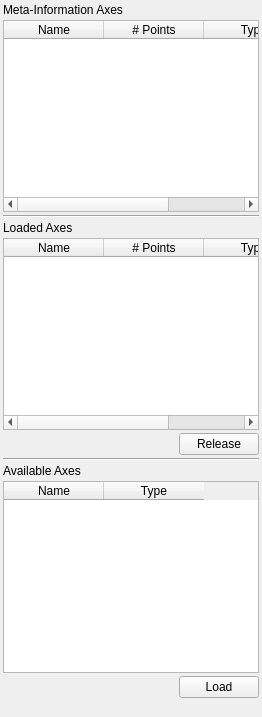
     <widget class="QWidget" name="cacheTab" >
      <attribute name="title" >
       <string>Cache</string>
      </attribute>
      <layout class="QVBoxLayout" >
       <property name="spacing" >
        <number>3</number>
       </property>
       <property name="leftMargin" >
        <number>3</number>
       </property>
       <property name="topMargin" >
        <number>3</number>
       </property>
       <property name="rightMargin" >
        <number>3</number>
       </property>
       <property name="bottomMargin" >
        <number>3</number>
       </property>
       <item>
        <widget class="QLabel" name="cacheMetaLabel" >
         <property name="text" >
          <string>Meta-Information Axes</string>
         </property>
         <property name="textFormat" >
          <enum>Qt::RichText</enum>
         </property>
        </widget>
       </item>
       <item>
        <widget class="QTableWidget" name="cacheMetaTable" >
         <property name="sizePolicy" >
          <sizepolicy vsizetype="Expanding" hsizetype="MinimumExpanding" >
           <horstretch>0</horstretch>
           <verstretch>0</verstretch>
          </sizepolicy>
         </property>
         <property name="alternatingRowColors" >
          <bool>true</bool>
         </property>
         <property name="selectionBehavior" >
          <enum>QAbstractItemView::SelectRows</enum>
         </property>
         <column>
          <property name="text" >
           <string>Name</string>
          </property>
         </column>
         <column>
          <property name="text" >
           <string># Points</string>
          </property>
         </column>
         <column>
          <property name="text" >
           <string>Type</string>
          </property>
         </column>
        </widget>
       </item>
       <item>
        <widget class="Line" name="line" >
         <property name="orientation" >
          <enum>Qt::Horizontal</enum>
         </property>
        </widget>
       </item>
       <item>
        <widget class="QLabel" name="cacheLoadedLabel" >
         <property name="text" >
          <string>Loaded Axes</string>
         </property>
         <property name="textFormat" >
          <enum>Qt::RichText</enum>
         </property>
        </widget>
       </item>
       <item>
        <widget class="QTableWidget" name="cacheLoadedTable" >
         <property name="sizePolicy" >
          <sizepolicy vsizetype="Expanding" hsizetype="MinimumExpanding" >
           <horstretch>0</horstretch>
           <verstretch>0</verstretch>
          </sizepolicy>
         </property>
         <property name="alternatingRowColors" >
          <bool>true</bool>
         </property>
         <property name="selectionBehavior" >
          <enum>QAbstractItemView::SelectRows</enum>
         </property>
         <column>
          <property name="text" >
           <string>Name</string>
          </property>
         </column>
         <column>
          <property name="text" >
           <string># Points</string>
          </property>
         </column>
         <column>
          <property name="text" >
           <string>Type</string>
          </property>
         </column>
        </widget>
       </item>
       <item>
        <layout class="QHBoxLayout" >
         <property name="spacing" >
          <number>0</number>
         </property>
         <item>
          <spacer>
           <property name="orientation" >
            <enum>Qt::Horizontal</enum>
           </property>
           <property name="sizeHint" >
            <size>
             <width>171</width>
             <height>20</height>
            </size>
           </property>
          </spacer>
         </item>
         <item>
          <widget class="QPushButton" name="cacheReleaseButton" >
           <property name="text" >
            <string>Release</string>
           </property>
          </widget>
         </item>
        </layout>
       </item>
       <item>
        <widget class="Line" name="line_2" >
         <property name="orientation" >
          <enum>Qt::Horizontal</enum>
         </property>
        </widget>
       </item>
       <item>
        <widget class="QLabel" name="cacheAvailableLabel" >
         <property name="text" >
          <string>Available Axes</string>
         </property>
         <property name="textFormat" >
          <enum>Qt::RichText</enum>
         </property>
        </widget>
       </item>
       <item>
        <widget class="QTableWidget" name="cacheAvailableTable" >
         <property name="sizePolicy" >
          <sizepolicy vsizetype="Expanding" hsizetype="Minimum" >
           <horstretch>0</horstretch>
           <verstretch>0</verstretch>
          </sizepolicy>
         </property>
         <property name="alternatingRowColors" >
          <bool>true</bool>
         </property>
         <property name="selectionBehavior" >
          <enum>QAbstractItemView::SelectRows</enum>
         </property>
         <column>
          <property name="text" >
           <string>Name</string>
          </property>
         </column>
         <column>
          <property name="text" >
           <string>Type</string>
          </property>
         </column>
        </widget>
       </item>
       <item>
        <layout class="QHBoxLayout" >
         <property name="spacing" >
          <number>0</number>
         </property>
         <item>
          <spacer>
           <property name="orientation" >
            <enum>Qt::Horizontal</enum>
           </property>
           <property name="sizeHint" >
            <size>
             <width>171</width>
             <height>20</height>
            </size>
           </property>
          </spacer>
         </item>
         <item>
          <widget class="QPushButton" name="cacheLoadButton" >
           <property name="text" >
            <string>Load</string>
           </property>
          </widget>
         </item>
        </layout>
       </item>
       <item>
        <spacer>
         <property name="orientation" >
          <enum>Qt::Vertical</enum>
         </property>
         <property name="sizeHint" >
          <size>
           <width>235</width>
           <height>16</height>
          </size>
         </property>
        </spacer>
       </item>
      </layout>
     </widget>
